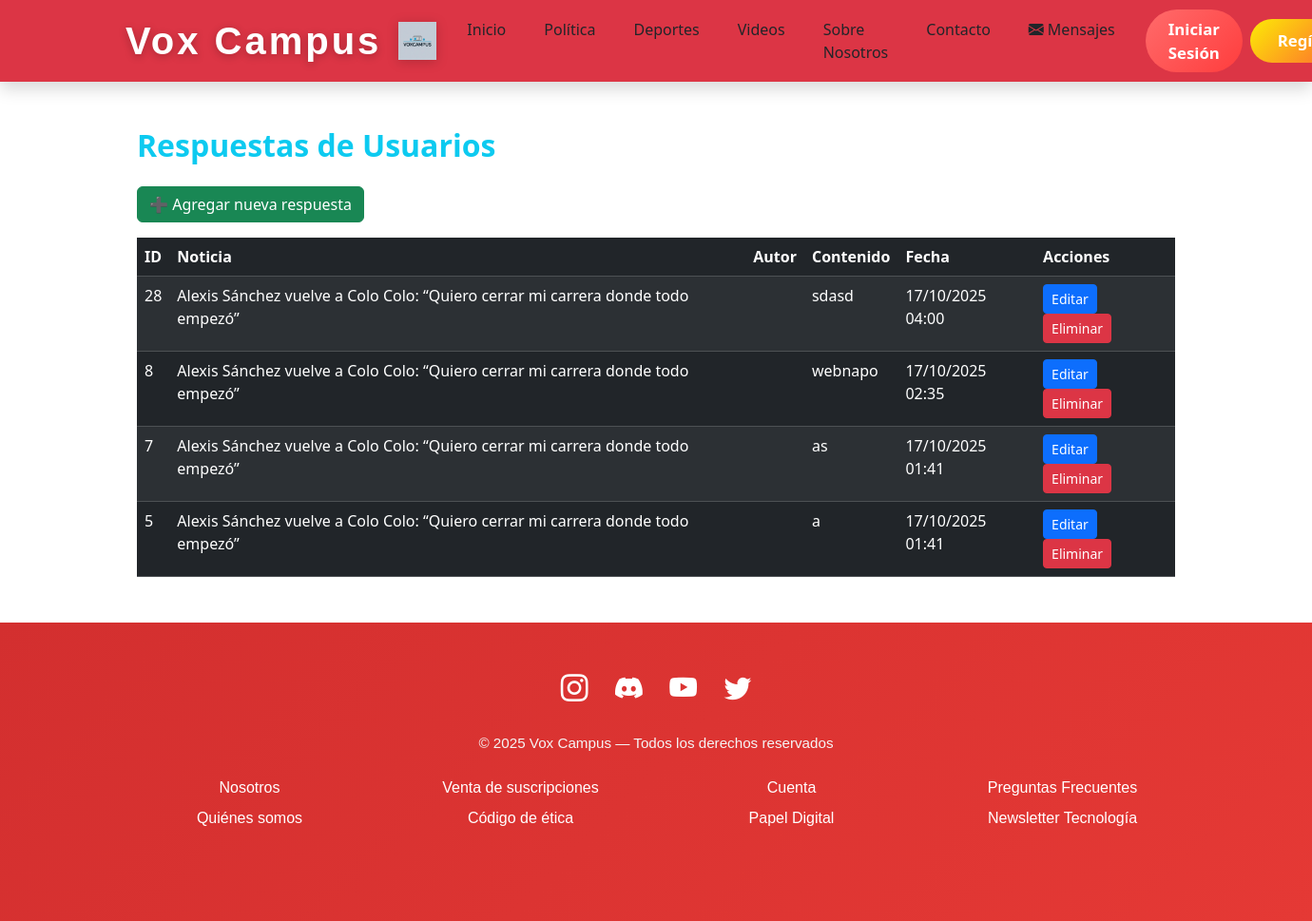
/respuestas/, run on an earlier commit of the app's database.
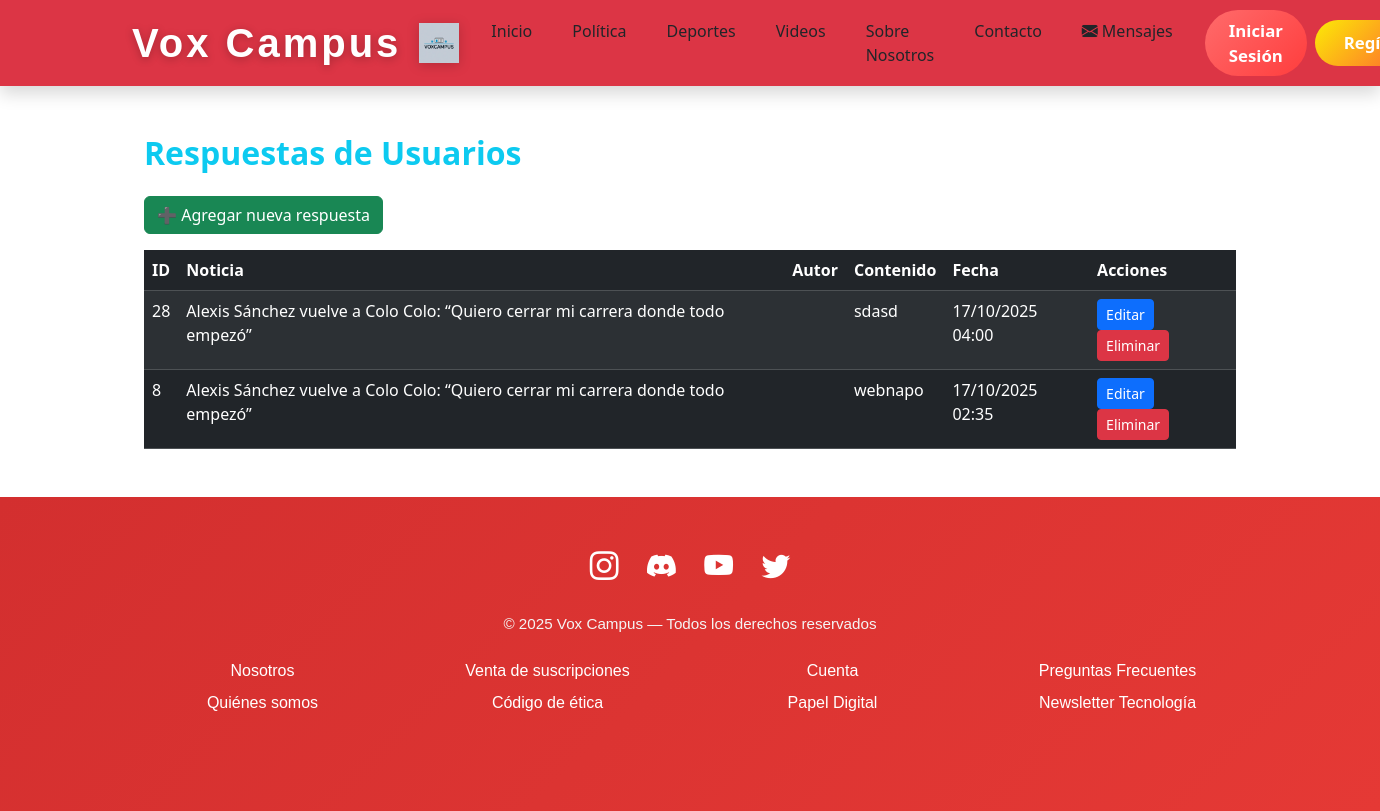
And on a later commit of the database.
### noticias/models.py (models this page shows, shortened)
class Respuesta(models.Model):
    noticia = models.ForeignKey(Noticia, on_delete=models.CASCADE, related_name='respuestas')
    autor = models.ForeignKey(User, on_delete=models.CASCADE, related_name='respuestas')
    contenido = models.TextField(max_length=500)
    fecha_creacion = models.DateTimeField(default=timezone.now)

class Noticia(models.Model):
    titulo = models.CharField(max_length=200)
    contenido = models.TextField()
    categoria = models.ForeignKey(Categoria, on_delete=models.PROTECT, related_name='noticias')
    autor = models.ForeignKey(User, on_delete=models.CASCADE, related_name='noticias')
    fecha_creacion = models.DateTimeField(auto_now_add=True)
    imagen = models.ImageField(upload_to='noticias/', blank=True, null=True)

### noticias/views.py (the view)
# urls.py: path('respuestas/', views.lista_respuestas, name='lista_respuestas'),
def lista_respuestas(request):
    respuestas = Respuesta.objects.select_related('noticia').order_by('-fecha_creacion')
    return render(request, 'noticias/respuestas_list.html', {'respuestas': respuestas})

### templates/noticias/respuestas_list.html (shortened to what this page needs)
{% extends 'noticias/base.html' %}
{% block content %}
<div class="container my-5">
   <h2 class="text-info mb-4 fw-bold">Respuestas de Usuarios</h2>
   <a href="{% url 'crear_respuesta' %}" class="btn btn-success mb-3">➕ Agregar nueva respuesta</a>
   <table class="table table-dark table-striped">
      <thead>
         <tr>
            <th>ID</th>
            <th>Noticia</th>
            <th>Autor</th>
            <th>Contenido</th>
            <th>Fecha</th>
            <th>Acciones</th>
         </tr>
      </thead>
      <tbody>
         {% for r in respuestas %}
         <tr>
            <td>{{ r.id }}</td>
            <td>{{ r.noticia.titulo }}</td>
            <td>{{ r.nombre_autor }}</td>
            <td>{{ r.contenido|truncatechars:60 }}</td>
            <td>{{ r.fecha_creacion|date:"d/m/Y H:i" }}</td>
            <td>
               <a href="{% url 'editar_respuesta' r.id %}" class="btn btn-primary btn-sm">Editar</a>
               <a href="{% url 'eliminar_respuesta' r.id %}" class="btn btn-danger btn-sm">Eliminar</a>
            </td>
         </tr>
         {% empty %}
         <tr>
            <td colspan="6" class="text-center">No hay respuestas registradas.</td>
         </tr>
         {% endfor %}
      </tbody>
   </table>
</div>
{% endblock %}

What changed in the data, as far as the page shows it:
removed Respuesta: id "7", noticia.titulo "Alexis Sánchez vuelve a Colo Colo: “Quiero cerrar mi carrera donde todo empezó”", contenido "as", fecha_creacion "17/10/2025 01:41"
removed Respuesta: id "5", noticia.titulo "Alexis Sánchez vuelve a Colo Colo: “Quiero cerrar mi carrera donde todo empezó”", contenido "a", fecha_creacion "17/10/2025 01:41"
